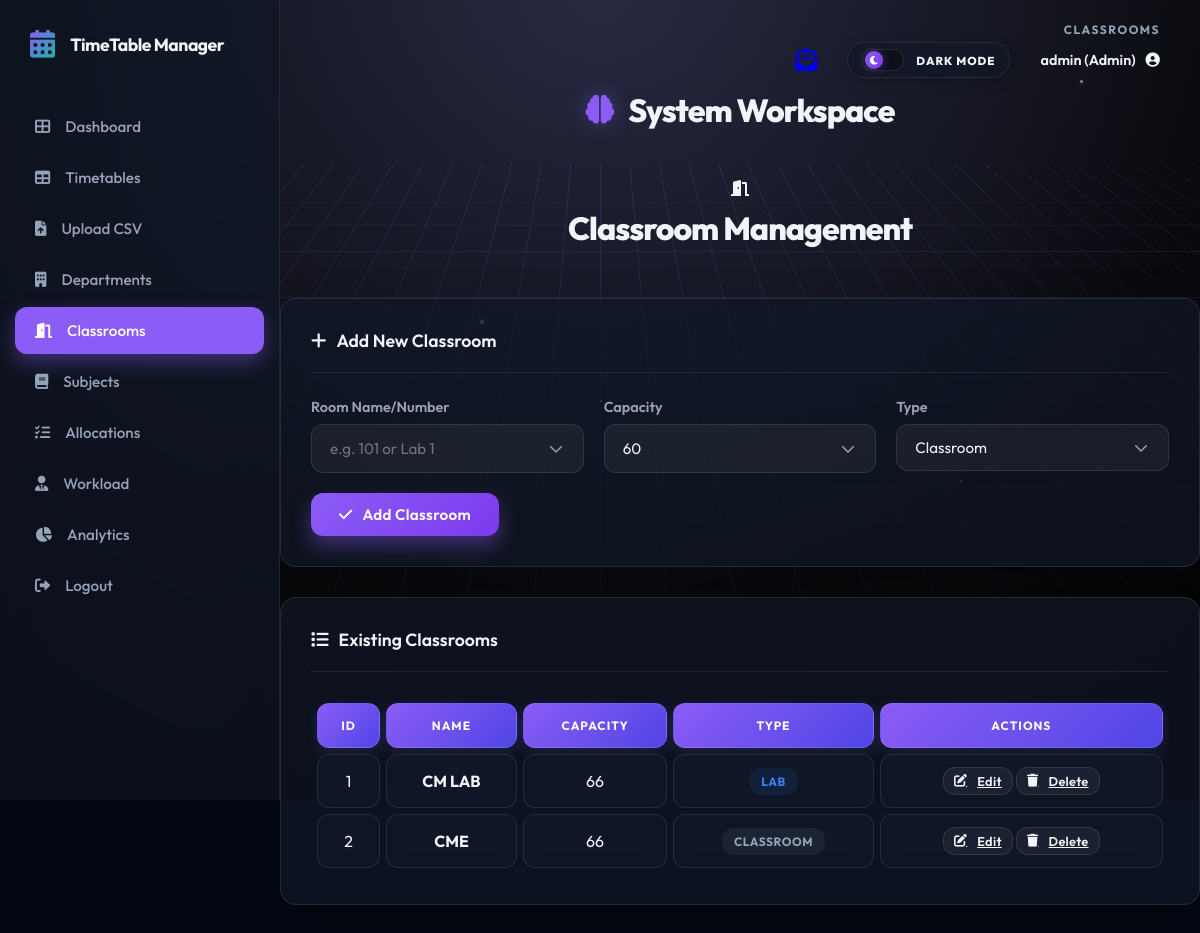
The app's page /classrooms (signed in) with its own data.
### models.py (models this page shows)
class User(db.Model, UserMixin):
    id = db.Column(db.Integer, primary_key=True)
    username = db.Column(db.String(80), unique=True, nullable=False)
    password = db.Column(db.String(120), nullable=False)
    email = db.Column(db.String(120), nullable=True)
    role = db.Column(db.String(20), nullable=False, default='student')
    dept_id = db.Column(db.Integer, db.ForeignKey('department.id'), nullable=True)
    teacher_id = db.Column(db.Integer, db.ForeignKey('teacher.id'), nullable=True)
    department = db.relationship('Department', backref='users', lazy=True)
    teacher_profile = db.relationship('Teacher', backref='user_account', uselist=False, lazy=True)

class Classroom(db.Model):
    id = db.Column(db.Integer, primary_key=True)
    name = db.Column(db.String(50), unique=True, nullable=False)
    capacity = db.Column(db.Integer, nullable=False)
    type = db.Column(db.String(20), nullable=False, default='Classroom')
    timetable_entries = db.relationship('TimetableEntry', backref='classroom', lazy=True, cascade="all, delete-orphan")

### routes.py (the view, shortened to what this page needs)
@main.route('/classrooms', methods=['GET', 'POST'])
@login_required
def classrooms():
    rooms = Classroom.query.all()
    return render_template('resources/classrooms.html', classrooms=rooms)

### app.py (called while the page is built)
@login_manager.user_loader
def load_user(user_id):
    return User.query.get(int(user_id))

@app.context_processor
def inject_unread_count():
    from flask_login import current_user
    from models import Message
    if current_user.is_authenticated:
        count = Message.query.filter_by(recipient_id=current_user.id, is_read=False).count()
        return dict(unread_count=count)
    return dict(unread_count=0)

### templates/resources/classrooms.html (shortened to what this page needs)
{% extends 'base.html' %}
{% block content %}
<div class="page-title-section">
    <div class="page-title">
        <i class="fas fa-door-open"></i>
        <h1>Classroom Management</h1>
    </div>
</div>
{% if current_user.is_authenticated and current_user.role == 'admin' %}
<div class="card">
    <div class="card-header">
        <h3><i class="fas fa-plus"></i> Add New Classroom</h3>
    </div>
    <form method="POST">
        <div style="display: grid; grid-template-columns: repeat(auto-fit, minmax(200px, 1fr)); gap: 20px;">
            <div class="form-group">
                <label class="form-label">Room Name/Number</label>
                <input type="text" name="name" class="form-control" required placeholder="e.g. 101 or Lab 1">
            </div>
            <div class="form-group">
                <label class="form-label">Capacity</label>
                <input type="number" name="capacity" class="form-control" required value="60">
            </div>
            <div class="form-group">
                <label class="form-label">Type</label>
                <select name="type" class="form-control">
                    <option value="Classroom">Classroom</option>
                </select>
            </div>
        </div>
        <button type="submit" class="btn btn-primary">
            <i class="fas fa-check"></i> Add Classroom
        </button>
    </form>
</div>
{% endif %}
<div class="card">
    <div class="card-header">
        <h3><i class="fas fa-list"></i> Existing Classrooms</h3>
    </div>
    <div class="timetable-responsive">
        <table class="timetable-table">
            <thead>
                <tr>
                    <th>ID</th>
                    <th>Name</th>
                    <th>Capacity</th>
                    <th>Type</th>
                    {% if current_user.is_authenticated and current_user.role == 'admin' %}<th>Actions</th>{% endif %}
                </tr>
            </thead>
            <tbody>
                {% for room in classrooms %}
                <tr>
                    <td>{{ room.id }}</td>
                    <td><strong>{{ room.name }}</strong></td>
                    <td>{{ room.capacity }}</td>
                    <td>
                        <span class="badge {% if room.type == 'Lab' %}badge-lab{% else %}badge-classroom{% endif %}">
                            {{ room.type }}
                        </span>
                    </td>
                    {% if current_user.is_authenticated and current_user.role == 'admin' %}
                    <td>
                        <a href="{{ url_for('main.edit_classroom', id=room.id) }}" class="btn btn-light"
                            style="padding: 5px 10px; font-size: 0.8rem;">
                            <i class="fas fa-edit"></i> Edit
                        </a>
                        <a href="{{ url_for('main.delete_classroom', id=room.id) }}" class="btn btn-light text-danger"
                            style="padding: 5px 10px; font-size: 0.8rem;" onclick="return confirm('Are you sure?')">
                            <i class="fas fa-trash"></i> Delete
                        </a>
                    </td>
                    {% endif %}
                </tr>
                {% endfor %}
            </tbody>
        </table>
    </div>
</div>
{% endblock %}

### templates/base.html (shortened to what this page needs)
<!DOCTYPE html>
<html lang="en">
<head>
    <link rel="stylesheet" href="{{ url_for('static', filename='css/style.css') }}">
    <link rel="stylesheet" href="https://cdnjs.cloudflare.com/ajax/libs/font-awesome/6.0.0/css/all.min.css">
</head>
<body>
    <div class="cyber-grid-container">
        <div class="cyber-grid"></div>
        <div class="cyber-glow"></div>
        <div class="floating-particles">
            <i></i><i></i><i></i><i></i><i></i><i></i>
        </div>
    </div>
    {% set is_auth = request.endpoint in ['main.login', 'main.register', 'main.register_student',
    'main.register_teacher'] %}
    <div class="{{ 'app-wrapper' if not is_auth else '' }}">
        {% if not is_auth %}
        <aside class="sidebar" id="appSidebar">
            <div class="sidebar-header">
                <i class="fas fa-calendar-alt"></i>
                <h2>TimeTable Manager</h2>
            </div>
            <ul class="sidebar-nav">
                <li class="nav-item {% if request.endpoint == 'main.dashboard' %}active{% endif %}">
                    <a href="{{ url_for('main.dashboard') }}" class="nav-link">
                        <i class="fas fa-th-large"></i> Dashboard
                    </a>
                </li>
                <li class="nav-item {% if request.endpoint == 'main.timetable' %}active{% endif %}">
                    <a href="{{ url_for('main.timetable') }}" class="nav-link">
                        <i class="fas fa-table"></i> Timetables
                    </a>
                </li>
                {% if current_user.is_authenticated and current_user.role == 'admin' %}
                <li class="nav-item {% if request.endpoint == 'main.upload_csv' %}active{% endif %}">
                    <a href="{{ url_for('main.upload_csv') }}" class="nav-link">
                        <i class="fas fa-file-upload"></i> Upload CSV
                    </a>
                </li>
                {% endif %}
                <li class="nav-item {% if request.endpoint == 'main.departments' %}active{% endif %}">
                    <a href="{{ url_for('main.departments') }}" class="nav-link">
                        <i class="fas fa-building"></i> Departments
                    </a>
                </li>
                <li class="nav-item {% if request.endpoint == 'main.classrooms' %}active{% endif %}">
                    <a href="{{ url_for('main.classrooms') }}" class="nav-link">
                        <i class="fas fa-door-open"></i> Classrooms
                    </a>
                </li>
                <li class="nav-item {% if request.endpoint == 'main.courses' %}active{% endif %}">
                    <a href="{{ url_for('main.courses') }}" class="nav-link">
                        <i class="fas fa-book"></i> Subjects
                    </a>
                </li>
                {% if current_user.is_authenticated and current_user.role == 'admin' %}
                <li class="nav-item {% if request.endpoint == 'main.allocations' %}active{% endif %}">
                    <a href="{{ url_for('main.allocations') }}" class="nav-link">
                        <i class="fas fa-tasks"></i> Allocations
                    </a>
                </li>
                {% endif %}
                <li class="nav-item">
                    <a href="{{ url_for('main.teachers') }}" class="nav-link">
                        <i class="fas fa-user-tie"></i> Workload
                    </a>
                </li>
                <li class="nav-item {% if request.endpoint == 'main.reports' %}active{% endif %}">
                    <a href="{{ url_for('main.reports') }}" class="nav-link">
                        <i class="fas fa-chart-pie"></i> Analytics
                    </a>
                </li>
                {% if current_user.is_authenticated %}
                <li class="nav-item">
                    <a href="{{ url_for('main.logout') }}" class="nav-link">
                        <i class="fas fa-sign-out-alt"></i> Logout
                    </a>
                </li>
                {% else %}
                <li class="nav-item">
                    <a href="{{ url_for('main.login') }}" class="nav-link">
                        <i class="fas fa-sign-in-alt"></i> Login
                    </a>
                </li>
                {% endif %}
            </ul>
        </aside>
        {% endif %}
        <main class="{{ 'main-area' if not is_auth else '' }}">
            {% if not is_auth %}
            <div class="top-header">
                <div class="header-meta-group">
                    <div class="breadcrumb-mini">{{ request.endpoint.split('.')[-1].replace('_', ' ') }}</div>
                    <div class="user-controls">
                        {% if current_user.is_authenticated %}
                        <a href="{{ url_for('main.mailbox') }}" class="icon-btn nav-mailbox-link" title="Mailbox"
                            style="margin-right: 15px; position: relative;">
                            <i class="fas fa-envelope-open-text nav-mailbox-icon"></i>
                        </a>
                        <div class="mode-switcher" id="themeToggle" title="Switch Interface Mode">
                            <div class="mode-track">
                                <div class="mode-thumb">
                                    <i class="fas fa-moon moon-icon"></i>
                                </div>
                            </div>
                            <span class="mode-label">Dark Mode</span>
                        </div>
                        <div class="user-dropdown">
                            <a href="{{ url_for('main.profile') }}" class="user-profile" id="userProfileToggle"
                                style="text-decoration: none; color: inherit; cursor: pointer;">
                                <span>{{ current_user.username }} ({{ current_user.role|capitalize }})</span>
                                <i class="fas fa-user-circle"></i>
                            </a>
                        </div>
                        {% else %}
                        <div class="user-profile">
                            <span>Guest</span>
                            <i class="fas fa-user-circle"></i>
                        </div>
                        {% endif %}
                    </div>
                </div>
            </div>
            <div class="page-title-section">
                <div class="page-title">
                    <h1>
                        {% block icon %}<i class="fas fa-brain"></i>{% endblock %}
                        {% block title %}System Workspace{% endblock %}
                    </h1>
                </div>
            </div>
            {% endif %}
            {% block content %}{% endblock %}
    </div>
</body>
</html>

### records on screen
User: username "admin", role "Admin"
Classroom: id "1", name "CM LAB", capacity "66", type "LAB"
Classroom: id "2", name "CME", capacity "66", type "CLASSROOM"

### other values on screen
{{ request.endpoint.split('.')[-1].replace('_', ' ') }} "CLASSROOMS"
